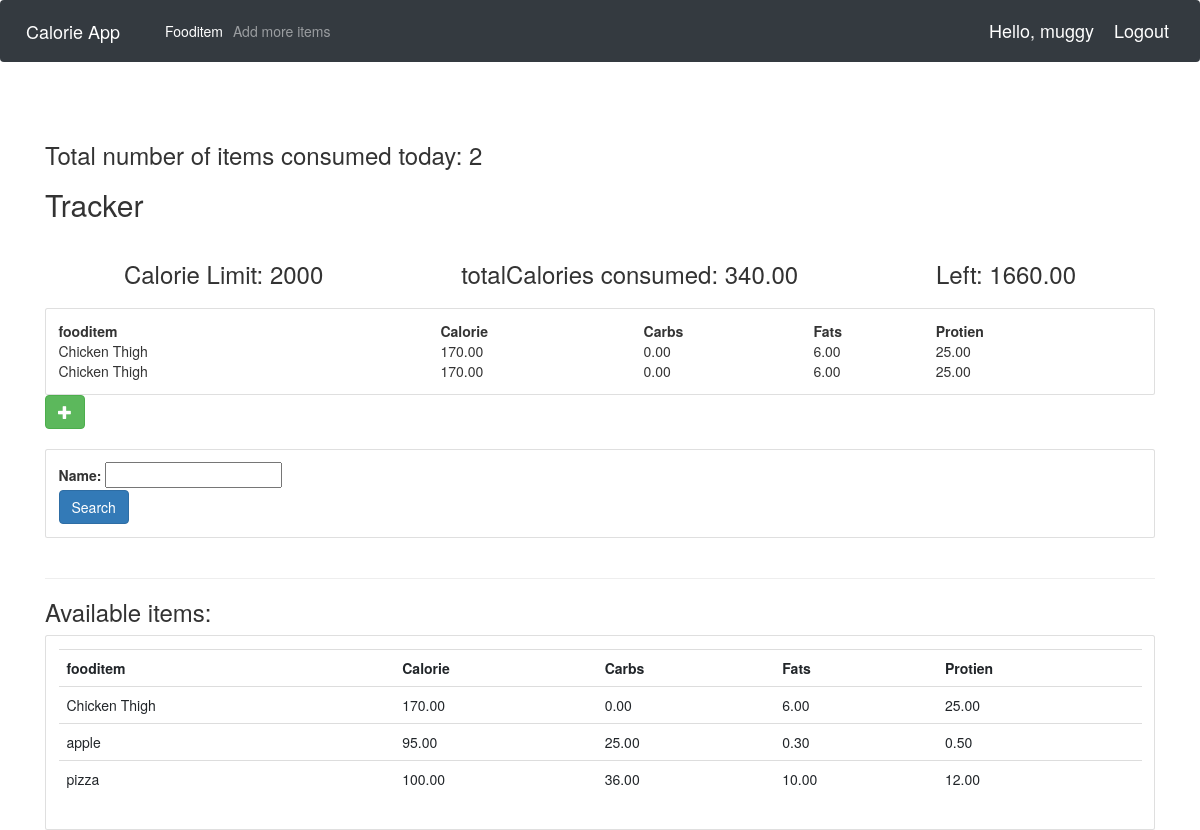
Screenshot of /user/ (signed in) with the database file from the repository.
### tracker/models.py (models this page shows, shortened)
class Item(models.Model): # for all food items
    name = models.CharField(max_length=200)
    category = models.ManyToManyField(Category)
    carbohydrate = models.DecimalField(max_digits=5,decimal_places=2,default=0)
    fats = models.DecimalField(max_digits=5,decimal_places=2,default=0)
    protein = models.DecimalField(max_digits=5,decimal_places=2,default=0)
    calorie=models.DecimalField(max_digits=5,decimal_places=2,default=0,blank=True)
    quantity = models.IntegerField(default=1,null=True,blank=True)

### tracker/views.py (the view)
# urls.py: path('user/',views.userPage, name='userPage'),
def userPage(request):
  user=request.user
  cust=user.cust
  fooditems=Item.objects.filter()
  myfilter = fooditemFilter(request.GET,queryset=fooditems)
  fooditems=myfilter.qs
  total=UserFoodItem.objects.all()
  myfooditems=total.filter(cust=cust)
  cnt=myfooditems.count()
  querysetFood=[]
  for food in myfooditems:
    querysetFood.append(food.food_item.all())
  finalFoodItems=[]
  for item_set in querysetFood:
    for food_item_set in item_set:
      finalFoodItems.append(food_item_set)
  totalCalories=0
  for foods in finalFoodItems:
    totalCalories+=foods.calorie
  CalorieLeft=2000-totalCalories
  context={'CalorieLeft':CalorieLeft, 'totalCalories':totalCalories, 'cnt':cnt, 'foodlist':finalFoodItems, 'fooditem':fooditems, 'myfilter':myfilter}
  return render(request,'user.html',context)

### tracker/templates/user.html (shortened to what this page needs)
{% extends 'main.html' %}
{% block content %}
<head> <link rel="stylesheet" href="https://maxcdn.bootstrapcdn.com/bootstrap/3.3.7/css/bootstrap.min.css"></head>
<h3>Total number of items consumed today: {{cnt}}</h3>
<div class="today">
	<h2>Tracker</h2>
	<div class="flex-box-row">
		<h3>Calorie Limit: 2000</h3>
		<h3>totalCalories consumed: {{totalCalories}}</h3>
		<h3>Left: {{ CalorieLeft }}</h3>
	</div>
    <div class="card card-body">
        <table>
            <tr>
                <th>fooditem</th>
                <th>Calorie</th>
                <th>Carbs</th>
                <th>Fats</th>
                <th>Protien</th>
            </tr>
            {% for food in foodlist %}
            <tr>
                <td>{{food.name}}</td>
                <td> {{food.calorie}}</td>
                <td> {{food.carbohydrate}}</td>
                <td> {{food.fats}}</td>
				<td> {{food.protein}}</td>
			</tr>
            {% endfor %}
        </table>
	</div>
	<form action="{% url 'addFooditem' %}" method="POST">
		<button type="submit" class="btn btn-success">
			<span class="glyphicon glyphicon-plus"></span>
		</button>
	</form>
</div>
<br>
<div class="row">
	<div class="col">
		<div class="card card-body">
			<form method="get">
				{{myfilter.form}}
		    <button class="btn btn-primary" type="submit">Search</button>
		  </form>
		</div>
	</div>
</div>
<br>
<hr>
<h3>Available items:</h3>
<div class="row">
	<div class="col-md">
		<div class="card card-body">
			<table class="table table-sm">
				<tr>
					<th>fooditem</th>
					<th>Calorie</th>
					<th>Carbs</th>
					<th>Fats</th>
					<th>Protien</th>
				</tr>
				{% for food in fooditem %}
				<tr>
					<td>{{food.name}}</td>
					<td> {{food.calorie}}</td>
					<td> {{food.carbohydrate}}</td>
                    <td> {{food.fats}}</td>
                    <td> {{food.protein}}</td>
					</tr>
				{% endfor %}
			</table>
		</div>
	</div>
</div>
{% endblock %}

### tracker/templates/navbar.html (shortened to what this page needs)
{% load static%}
<nav class="navbar navbar-expand-lg navbar-dark bg-dark">
    <a class="navbar-brand" href="{% url 'home' %}">Calorie App</a>
    <div class="collapse navbar-collapse" id="navbarSupportedContent">
    {% if request.user.is_staff %}
      <ul class="navbar-nav mr-auto">
        <li class="nav-item active">
          <a class="nav-link" href="{% url 'fooditem' %}">Fooditem<span class="sr-only">(current)</span></a>
        </li>
        <li class="nav-item">
          <a class="nav-link" href="{% url 'createfooditem' %}">Add more items</a>
        </li>
      </ul>
    {% endif %}
    </div>
    <span class="hello-msg">Hello, {{request.user}}</span>
    <span ><a  class="hello-msg" href="{% url 'logout' %}">Logout</a></span>
  </nav>

### calorieproject/static/main.css (style rules this page uses)
.flex-box-row { display:flex; padding : 10px; flex-wrap: wrap; justify-content: space-around; }

### tracker/templates/navbar.html (style rules this page uses)
.hello-msg { font-size: 18px; color: #fff; margin-right: 20px; }

### rows the page displays
Item: name "Chicken Thigh", calorie "170.00", carbohydrate "0.00", fats "6.00", protein "25.00"
Item: name "apple", calorie "95.00", carbohydrate "25.00", fats "0.30", protein "0.50"
Item: name "pizza", calorie "100.00", carbohydrate "36.00", fats "10.00", protein "12.00"

### other values shown
{{ request.user }} "muggy"
{{ cnt }} "2"
{{ totalCalories }} "340.00"
{{ CalorieLeft }} "1660.00"
